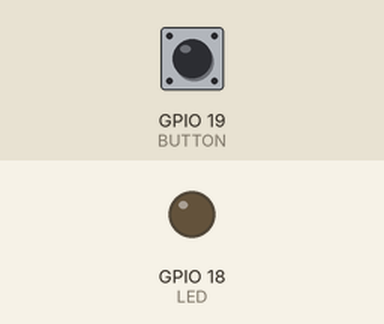
Bench run of a sketch on a simulated ESP32. On the bench: output pins drawn as LEDs (lit = HIGH). The inputs (shaded band) are chosen by the test bench; at power-on: GPIO 19 (BUTTON) HIGH. WiFi joins after 1.5 s; servers stay silent unless stated; the local clock reads 2024-03-15 10:24:30 at power-on unless the sketch sets it; random numbers use the default seed unless the sketch sets one; the Firebase database answers and starts empty; what the sketch prints to the serial monitor is not drawn.

Above: at 4.8 s.
4.9 s: GPIO 19 (BUTTON) pulled LOW for 0.4 s
At 6.6 s:
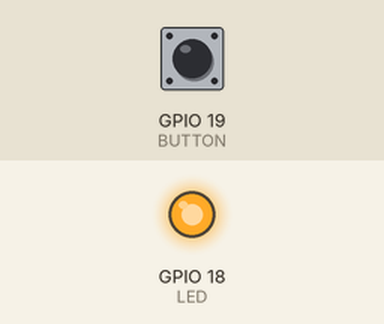
7.2 s: GPIO 19 (BUTTON) pulled LOW for 1 s
At 9.1 s:
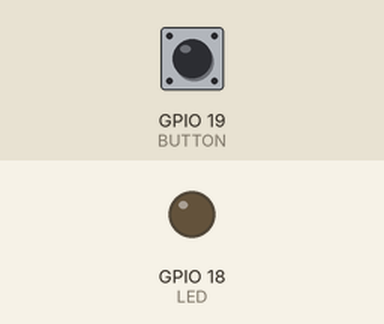
11.1 s: GPIO 19 (BUTTON) pulled LOW for 3.2 s
At 12.6 s:
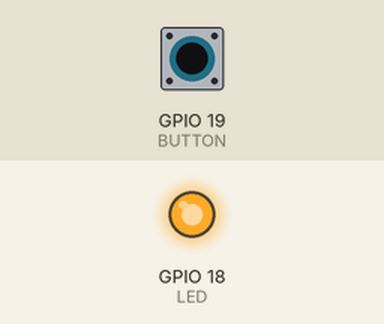
Timing chart, 0 to 14.1 s (numbered marks = the images above; inputs shaded):
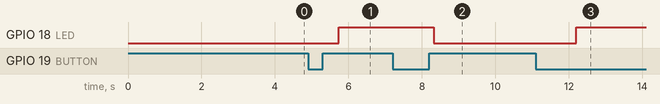

The sketch:

good_code.ino
```cpp
#include <WiFi.h>
#include <Firebase_ESP_Client.h>
#include "time.h"  // Thư viện để lấy thời gian từ Internet

// Thông tin WiFi của bạn
#define WIFI_SSID "realme"
#define WIFI_PASSWORD "123456789@"

// Thông tin Firebase
#define FIREBASE_HOST "https://datn20213838-default-rtdb.asia-southeast1.firebasedatabase.app/"
#define FIREBASE_AUTH "TOpAxHzBbyQz0WatMvL0WUwC4a8EHPFogT0j0i1Y"

// Thiết bị
#define DEVICE_ID "esp32w2"

#define LED 18
#define BUTTON 19

FirebaseData fbdo;
FirebaseAuth auth;
FirebaseConfig config;

// Cấu hình NTP
const char* ntpServer = "pool.ntp.org";
const long  gmtOffset_sec = 7 * 3600; // GMT+7 (Việt Nam)
const int   daylightOffset_sec = 0;

void setup() {
    Serial.begin(115200);
    pinMode(BUTTON, INPUT_PULLUP);
    pinMode(LED, OUTPUT);

    // Kết nối WiFi
    WiFi.begin(WIFI_SSID, WIFI_PASSWORD);
    Serial.print("Đang kết nối WiFi...");
    while (WiFi.status() != WL_CONNECTED) {
        Serial.print(".");
        delay(500);
    }
    Serial.println("\n✅ Đã kết nối WiFi!");

    // Đồng bộ thời gian qua NTP
    configTime(gmtOffset_sec, daylightOffset_sec, ntpServer);
    Serial.println("⏳ Đang đồng bộ thời gian...");
    delay(2000); // Chờ lấy dữ liệu thời gian từ NTP

    // Cấu hình Firebase
    config.host = FIREBASE_HOST;
    config.signer.tokens.legacy_token = FIREBASE_AUTH;
    Firebase.begin(&config, &auth);
    Firebase.reconnectWiFi(true);

    // Ghi dữ liệu lên Firebase
    if (Firebase.RTDB.setString(&fbdo, "/room1/device1/status", "on")) {
        Serial.println("Cập nhật thành công!");
    } else {
        Serial.println("Lỗi cập nhật: " + fbdo.errorReason());
    }
}

String ledState = "off";

void loop() {
    ledState = downloadData("/room0/device1/status");
    Button();
    digitalWrite(LED, (ledState == "on") ? HIGH : LOW);
    delay(500);
}

// ✅ Đọc trạng thái thiết bị từ Firebase
String downloadData(String path) {
    if (Firebase.RTDB.getString(&fbdo, path)) {
        String status = fbdo.stringData();
        Serial.println("Trạng thái thiết bị: " + status);
        return status;
    }
    return "error";
}

// ✅ Upload dữ liệu lên Firebase
bool uploadData(String path, String data) {
    if (Firebase.RTDB.setString(&fbdo, path, data)) {
        Serial.println("Cập nhật thành công!");
        return true;
    } else {
        Serial.println("Lỗi cập nhật: " + fbdo.errorReason());
    }
    return false;
}

// ✅ Xử lý nút nhấn (Chống dội phím)
bool buttonState = false;
bool lastButtonState = HIGH;
void Button() {
    buttonState = digitalRead(BUTTON);
    if (buttonState == LOW && lastButtonState == HIGH) {
        delay(30);
        if (digitalRead(BUTTON) == LOW) {
            ledState = (ledState == "on") ? "off" : "on";
            uploadData("/room0/device1/status", ledState);
            pushNotification("Nút nhấn đã thay đổi trạng thái", DEVICE_ID);
        }
    }
    lastButtonState = buttonState;
}

// ✅ Lấy thời gian từ NTP
String getCurrentTime() {
    struct tm timeinfo;
    if (!getLocalTime(&timeinfo)) {
        Serial.println("❌ Lỗi lấy thời gian!");
        return "00.00.00.01.01.1970";
    }

    char timeStr[20];
    sprintf(timeStr, "%02d.%02d.%02d.%02d.%02d.%04d",
            timeinfo.tm_hour, timeinfo.tm_min, timeinfo.tm_sec,
            timeinfo.tm_mday, timeinfo.tm_mon + 1, timeinfo.tm_year + 1900);

    return String(timeStr);
}

// ✅ Gửi thông báo lên Firebase
void pushNotification(String text, String deviceId) {
  String currentTime = getCurrentTime();  // Lấy thời gian thực
  String idtime = deviceId + "." + currentTime;

  // Tạo push key thủ công
  String pushKey = generateKey();

  // Construct the paths for text and time
  String pathText = "/main/noti/" + pushKey + "/text";
  String pathTime = "/main/noti/" + pushKey + "/time";
  String pathNewestId="/main/newestNoti";
  // Upload the text and time
  bool textUploaded = uploadData(pathText, text);
  bool timeUploaded = uploadData(pathTime, idtime);
  bool newestId= uploadData(pathNewestId,idtime);

  if (textUploaded && timeUploaded) {
    Serial.println("Push Notification Sent: " + pushKey);
  } else {
    Serial.println("Error sending push notification");
  }
}
String generateKey() {
    unsigned long timestamp = millis();  // Thời gian tính từ lúc ESP32 khởi động
    int randomNum = random(1000, 9999);  // Số ngẫu nhiên để tránh trùng key
    return String(timestamp) + "_" + String(randomNum);
}
```

Measured:
- after the input at 4.9 s, GPIO 18 (LED): LOW → HIGH after 0.84 s
- after the input at 7.2 s, GPIO 18 (LED): HIGH → LOW after 1.1 s
- after the input at 11.1 s, GPIO 18 (LED): LOW → HIGH after 1.1 s
